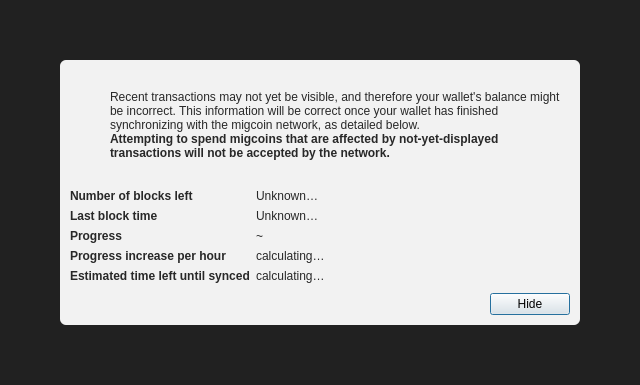
<?xml version="1.0" encoding="UTF-8"?>
<ui version="4.0">
 <class>ModalOverlay</class>
 <widget class="QWidget" name="ModalOverlay">
  <property name="geometry">
   <rect>
    <x>0</x>
    <y>0</y>
    <width>640</width>
    <height>385</height>
   </rect>
  </property>
  <property name="windowTitle">
   <string>Form</string>
  </property>
  <layout class="QVBoxLayout" name="verticalLayout" stretch="0">
   <property name="sizeConstraint">
    <enum>QLayout::SetDefaultConstraint</enum>
   </property>
   <property name="leftMargin">
    <number>0</number>
   </property>
   <property name="topMargin">
    <number>0</number>
   </property>
   <property name="rightMargin">
    <number>0</number>
   </property>
   <property name="bottomMargin">
    <number>0</number>
   </property>
   <item>
    <widget class="QWidget" name="bgWidget" native="true">
     <property name="styleSheet">
      <string notr="true">#bgWidget { background: rgba(0,0,0,220); }</string>
     </property>
     <layout class="QVBoxLayout" name="verticalLayoutMain" stretch="1">
      <property name="leftMargin">
       <number>60</number>
      </property>
      <property name="topMargin">
       <number>60</number>
      </property>
      <property name="rightMargin">
       <number>60</number>
      </property>
      <property name="bottomMargin">
       <number>60</number>
      </property>
      <item>
       <widget class="QWidget" name="contentWidget" native="true">
        <property name="styleSheet">
         <string notr="true">#contentWidget { background: rgba(255,255,255,240); border-radius: 6px; }

QLabel { color: rgb(40,40,40);  }</string>
        </property>
        <layout class="QVBoxLayout" name="verticalLayoutSub" stretch="1,0,0,0">
         <property name="spacing">
          <number>0</number>
         </property>
         <property name="leftMargin">
          <number>10</number>
         </property>
         <property name="topMargin">
          <number>10</number>
         </property>
         <property name="rightMargin">
          <number>10</number>
         </property>
         <property name="bottomMargin">
          <number>10</number>
         </property>
         <item>
          <layout class="QHBoxLayout" name="horizontalLayoutIconText" stretch="0,1">
           <property name="topMargin">
            <number>20</number>
           </property>
           <item>
            <layout class="QVBoxLayout" name="verticalLayoutIcon">
             <property name="leftMargin">
              <number>0</number>
             </property>
             <item>
              <widget class="QPushButton" name="warningIcon">
               <property name="enabled">
                <bool>false</bool>
               </property>
               <property name="text">
                <string/>
               </property>
               <property name="icon">
                <iconset>
                 <normaloff>:/icons/warning</normaloff>
                 <disabledoff>:/icons/warning</disabledoff>:/icons/warning</iconset>
               </property>
               <property name="iconSize">
                <size>
                 <width>48</width>
                 <height>48</height>
                </size>
               </property>
               <property name="flat">
                <bool>true</bool>
               </property>
              </widget>
             </item>
             <item>
              <spacer name="verticalSpacerWarningIcon">
               <property name="orientation">
                <enum>Qt::Vertical</enum>
               </property>
               <property name="sizeHint" stdset="0">
                <size>
                 <width>20</width>
                 <height>40</height>
                </size>
               </property>
              </spacer>
             </item>
            </layout>
           </item>
           <item>
            <layout class="QVBoxLayout" name="verticalLayoutInfoText">
             <property name="leftMargin">
              <number>0</number>
             </property>
             <property name="topMargin">
              <number>0</number>
             </property>
             <item>
              <widget class="QLabel" name="infoText">
               <property name="text">
                <string>Recent transactions may not yet be visible, and therefore your wallet's balance might be incorrect. This information will be correct once your wallet has finished synchronizing with the migcoin network, as detailed below.</string>
               </property>
               <property name="textFormat">
                <enum>Qt::RichText</enum>
               </property>
               <property name="wordWrap">
                <bool>true</bool>
               </property>
              </widget>
             </item>
             <item>
              <widget class="QLabel" name="infoTextStrong">
               <property name="font">
                <font>
                 <weight>75</weight>
                 <bold>true</bold>
                </font>
               </property>
               <property name="text">
                <string>Attempting to spend migcoins that are affected by not-yet-displayed transactions will not be accepted by the network.</string>
               </property>
               <property name="textFormat">
                <enum>Qt::RichText</enum>
               </property>
               <property name="wordWrap">
                <bool>true</bool>
               </property>
              </widget>
             </item>
             <item>
              <spacer name="verticalSpacerInTextSpace">
               <property name="orientation">
                <enum>Qt::Vertical</enum>
               </property>
               <property name="sizeHint" stdset="0">
                <size>
                 <width>20</width>
                 <height>40</height>
                </size>
               </property>
              </spacer>
             </item>
            </layout>
           </item>
          </layout>
         </item>
         <item>
          <spacer name="verticalSpacerAfterText">
           <property name="orientation">
            <enum>Qt::Vertical</enum>
           </property>
           <property name="sizeHint" stdset="0">
            <size>
             <width>20</width>
             <height>40</height>
            </size>
           </property>
          </spacer>
         </item>
         <item>
          <layout class="QFormLayout" name="formLayout">
           <property name="fieldGrowthPolicy">
            <enum>QFormLayout::FieldsStayAtSizeHint</enum>
           </property>
           <property name="horizontalSpacing">
            <number>6</number>
           </property>
           <property name="verticalSpacing">
            <number>6</number>
           </property>
           <property name="topMargin">
            <number>10</number>
           </property>
           <item row="0" column="0">
            <widget class="QLabel" name="labelNumberOfBlocksLeft">
             <property name="font">
              <font>
               <weight>75</weight>
               <bold>true</bold>
              </font>
             </property>
             <property name="text">
              <string>Number of blocks left</string>
             </property>
            </widget>
           </item>
           <item row="0" column="1">
            <widget class="QLabel" name="numberOfBlocksLeft">
             <property name="text">
              <string>Unknown…</string>
             </property>
            </widget>
           </item>
           <item row="1" column="0">
            <widget class="QLabel" name="labelLastBlockTime">
             <property name="font">
              <font>
               <weight>75</weight>
               <bold>true</bold>
              </font>
             </property>
             <property name="text">
              <string>Last block time</string>
             </property>
            </widget>
           </item>
           <item row="1" column="1">
            <widget class="QLabel" name="newestBlockDate">
             <property name="sizePolicy">
              <sizepolicy hsizetype="Maximum" vsizetype="Preferred">
               <horstretch>0</horstretch>
               <verstretch>0</verstretch>
              </sizepolicy>
             </property>
             <property name="text">
              <string>Unknown…</string>
             </property>
            </widget>
           </item>
           <item row="2" column="0">
            <widget class="QLabel" name="labelSyncDone">
             <property name="font">
              <font>
               <weight>75</weight>
               <bold>true</bold>
              </font>
             </property>
             <property name="text">
              <string>Progress</string>
             </property>
            </widget>
           </item>
           <item row="2" column="1">
            <layout class="QHBoxLayout" name="horizontalLayoutSync" stretch="0,1">
             <item>
              <widget class="QLabel" name="percentageProgress">
               <property name="text">
                <string notr="true">~</string>
               </property>
              </widget>
             </item>
            </layout>
           </item>
           <item row="4" column="0">
            <widget class="QLabel" name="labelProgressIncrease">
             <property name="font">
              <font>
               <weight>75</weight>
               <bold>true</bold>
              </font>
             </property>
             <property name="text">
              <string>Progress increase per hour</string>
             </property>
            </widget>
           </item>
           <item row="4" column="1">
            <widget class="QLabel" name="progressIncreasePerH">
             <property name="text">
              <string>calculating…</string>
             </property>
            </widget>
           </item>
           <item row="5" column="0">
            <widget class="QLabel" name="labelEstimatedTimeLeft">
             <property name="font">
              <font>
               <weight>75</weight>
               <bold>true</bold>
              </font>
             </property>
             <property name="text">
              <string>Estimated time left until synced</string>
             </property>
            </widget>
           </item>
           <item row="5" column="1">
            <widget class="QLabel" name="expectedTimeLeft">
             <property name="text">
              <string>calculating…</string>
             </property>
            </widget>
           </item>
          </layout>
         </item>
         <item>
          <layout class="QHBoxLayout" name="horizontalLayoutButtons">
           <property name="leftMargin">
            <number>10</number>
           </property>
           <property name="topMargin">
            <number>10</number>
           </property>
           <item>
            <spacer name="horizontalSpacer">
             <property name="orientation">
              <enum>Qt::Horizontal</enum>
             </property>
             <property name="sizeHint" stdset="0">
              <size>
               <width>40</width>
               <height>20</height>
              </size>
             </property>
            </spacer>
           </item>
           <item>
            <widget class="QPushButton" name="closeButton">
             <property name="text">
              <string>Hide</string>
             </property>
             <property name="shortcut">
              <string>Esc</string>
             </property>
             <property name="focusPolicy">
              <enum>Qt::StrongFocus</enum>
             </property>
             <property name="default">
              <bool>true</bool>
             </property>
            </widget>
           </item>
          </layout>
         </item>
        </layout>
       </widget>
      </item>
     </layout>
    </widget>
   </item>
  </layout>
 </widget>
 <resources/>
 <connections/>
</ui>
